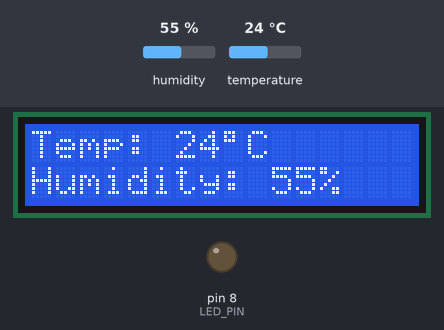
Recording of a sketch running on a simulated Arduino Uno, built with avr-gcc and run on an emulated ATmega328P. Parts: 16×2 character LCD, output pins drawn as LEDs (lit = HIGH). Inputs (shaded band) come from the test bench; at power-on: humidity 55 %, temperature 24 °C.

Above: at 5.1 s.
5.2 s: humidity set to 46 %
At 7.9 s:
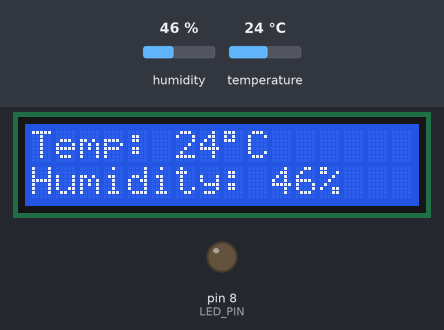
8.9 s: humidity set to 43 %
At 11.2 s:
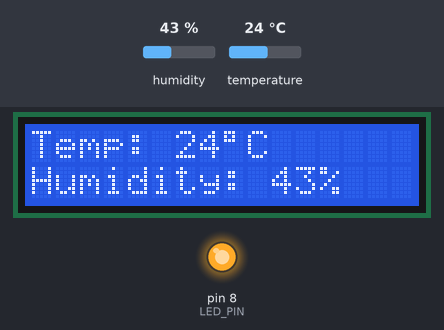
12.6 s: temperature set to 12 °C
At 14.5 s:
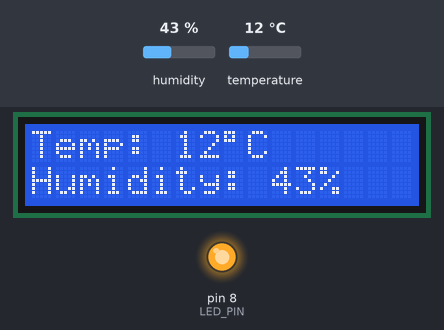
16.3 s: temperature set to 19 °C
At 19.8 s:
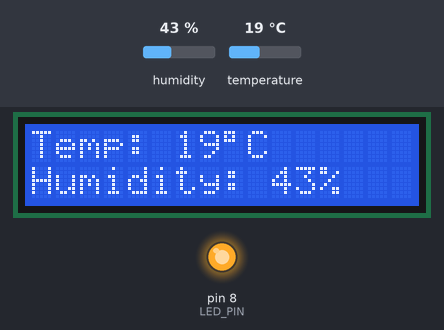
Timing chart, 0 to 21.3 s (numbered marks = the images above; inputs shaded):
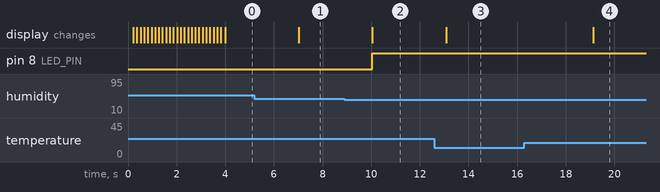

Measured:
- the behaviour switches between 45 and 44 % on humidity (found by bisection; images 1 and 2)
- after the input at 5.2 s, the display: changes after 1.8 s (image 1)
- after the input at 8.9 s, pin 8 (LED_PIN): LOW → HIGH after 1.1 s; the display: changes after 1.2 s (image 2)
- after the input at 12.6 s, the display: changes after 0.48 s (image 3)
- after the input at 16.3 s, the display: changes after 2.8 s (image 4)

The sketch:

humidity_with_lcd_and_led.ino
```cpp
#include <dht.h>
#include <LiquidCrystal.h>

// HUMIDITY/TEMPERATURE SENSOR
#define DHT_PIN 7

// WARNING LED
#define LED_PIN 8

// LCD DISPLAY
#define LCD_WIDTH 16
#define LCD_HEIGHT 2

#define RS_PIN 12
#define ENABLE_PIN 11
#define D4_PIN 5
#define D5_PIN 4
#define D6_PIN 3
#define D7_PIN 2

LiquidCrystal lcd(RS_PIN, ENABLE_PIN, D4_PIN, D5_PIN, D6_PIN, D7_PIN);
dht DHT;

// COMMON
#define LOWEST_HUMIDITY_THRESHOLD 45
#define HIGHEST_HUMIDITY_THRESHOLD 60

int temperature = 0, humidity = 0;

void setup() {
  Serial.begin(9600);

  welcomeMessage();

  pinMode(DHT_PIN, INPUT);
  pinMode(LED_PIN, OUTPUT);
}

void welcomeMessage() {
  lcd.begin(LCD_WIDTH, LCD_HEIGHT);
  String welcomeMessage = "Humidity/Temperature + LED";
  lcd.print(welcomeMessage);

  for (int positionCounter = 0; positionCounter < welcomeMessage.length(); positionCounter++) {
    lcd.scrollDisplayLeft();
    delay(150);
  }

  lcd.clear();
}

void indicateHumidityLevel() {
  digitalWrite(LED_PIN, LOW);
  if (humidity < LOWEST_HUMIDITY_THRESHOLD || humidity > HIGHEST_HUMIDITY_THRESHOLD) {
    digitalWrite(LED_PIN, HIGH);
  }
}

void displayToLcd() {
  lcd.setCursor(0, 0);
  lcd.print("Temp: ");
  lcd.print(temperature);
  lcd.print((char)223);
  lcd.print("C");
  lcd.setCursor(0, 1);
  lcd.print("Humidity: ");
  lcd.print(humidity);
  lcd.print("%");
}

void loop() {
  DHT.read11(DHT_PIN);

  temperature = DHT.temperature;
  humidity = DHT.humidity;

  indicateHumidityLevel();

  displayToLcd();

  delay(3000);

}
```
